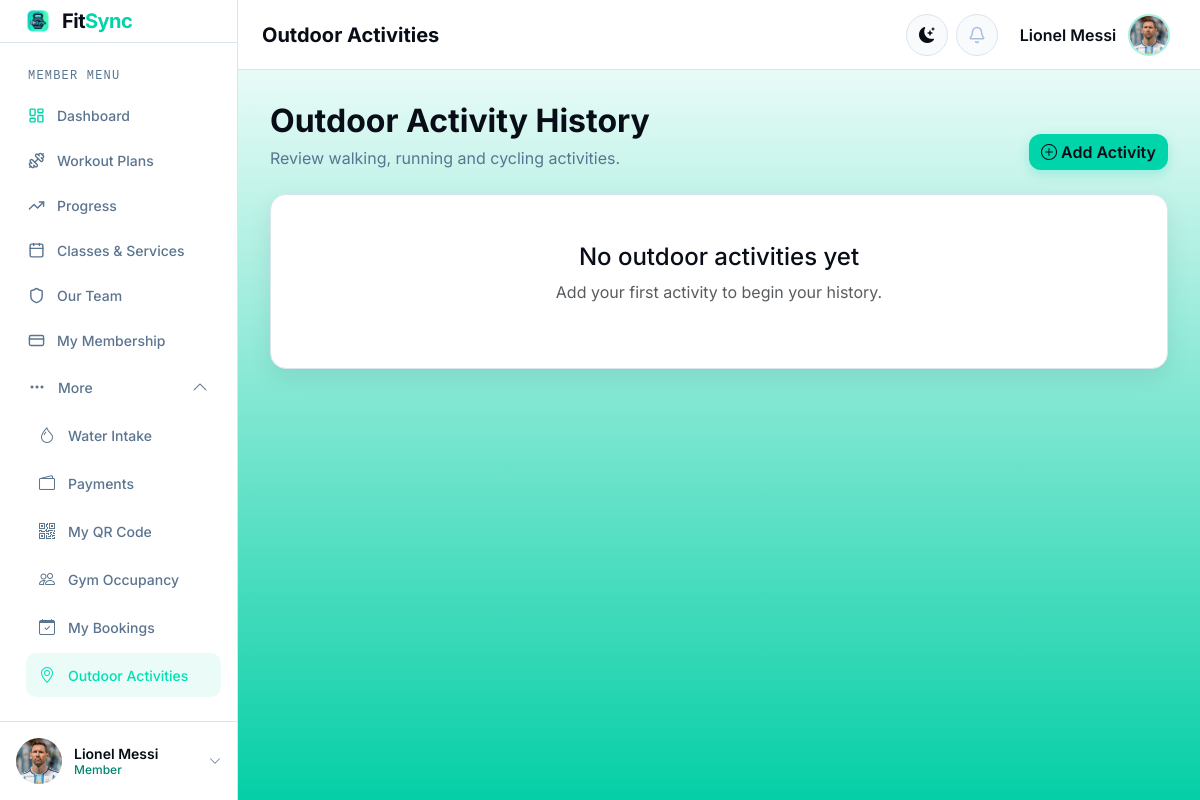
Page /activities/ (signed in) on the earlier database version.
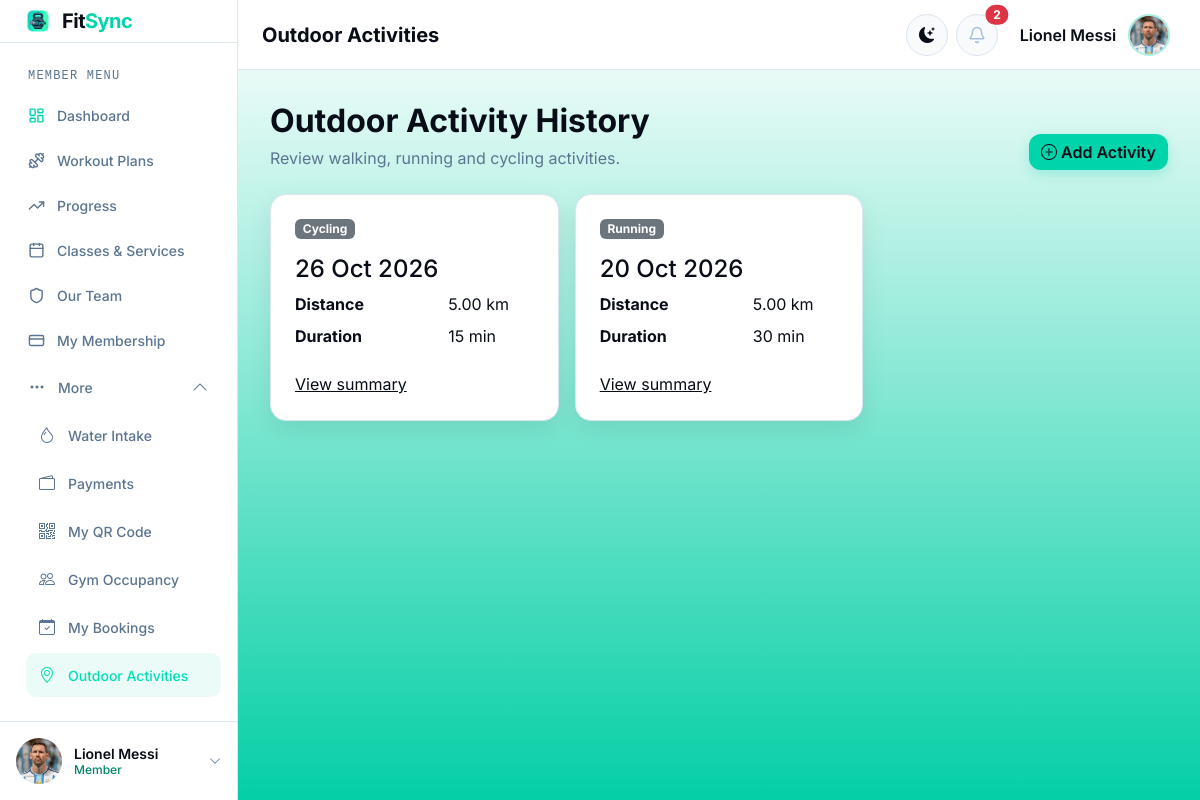
Same page on the later database version.
### gym/models.py (models this page shows, shortened)
class User(AbstractUser):
    class Role(models.TextChoices):
        MEMBER = ("MEMBER", "Member")
        STAFF = ("STAFF", "Staff")
        COACH = ("COACH", "Coach")
        ADMIN = ("ADMIN", "Admin")
    email = models.EmailField(unique=True)
    role = models.CharField(max_length=20, choices=Role.choices, default=Role.MEMBER)
    class Meta:
        db_table = "accounts_user"

class MemberProfile(models.Model):
    user = models.OneToOneField(
        settings.AUTH_USER_MODEL,
        on_delete=models.CASCADE,
        related_name="member_profile",
    )
    profile_picture = models.ImageField(
        upload_to="profile_pics/", blank=True, null=True
    )
    avatar_static_path = models.CharField(max_length=255, blank=True)
    @property
    def avatar_url(self):
        from django.templatetags.static import static
        if self.profile_picture:
            return self.profile_picture.url
        return static(self.avatar_static_path) if self.avatar_static_path else ""
    phone = models.CharField(max_length=30, blank=True)
    date_of_birth = models.DateField(blank=True, null=True)
    emergency_contact = models.CharField(max_length=100, blank=True)
    age = models.PositiveSmallIntegerField(blank=True, null=True)
    height_cm = models.PositiveIntegerField(blank=True, null=True)
    current_weight_kg = models.DecimalField(
        max_digits=5, decimal_places=2, blank=True, null=True
    )
    target_weight_kg = models.DecimalField(
        max_digits=5, decimal_places=2, blank=True, null=True
    )
    fitness_goal = models.CharField(max_length=200, blank=True)
    medical_notes = models.TextField(blank=True)
    class Meta:
        db_table = "accounts_memberprofile"

class OutdoorActivity(models.Model):
    ACTIVITY_CHOICES = [
        ("walking", "Walking"),
        ("running", "Running"),
        ("cycling", "Cycling"),
    ]
    member = models.ForeignKey(
        settings.AUTH_USER_MODEL,
        on_delete=models.CASCADE,
        related_name="outdoor_activities",
    )
    activity_type = models.CharField(max_length=20, choices=ACTIVITY_CHOICES)
    date = models.DateField()
    distance_km = models.DecimalField(max_digits=6, decimal_places=2)
    duration_minutes = models.PositiveIntegerField()
    class Meta:
        ordering = ["-date"]
        db_table = "activities_outdooractivity"

### gym/views.py (the view)
# urls.py: path("", views.activity_list, name="activity_list"),
@member_required
def activity_list(request):
    activities = OutdoorActivity.objects.filter(member=request.user)
    return render(
        request,
        "member/outdoor_activities.html",
        {"activities": activities, "active_sidebar": "activities"},
    )

### gym/context_processors.py (called while the page is built)
def notification_menu(request):
    if not request.user.is_authenticated:
        return {}
    unread = Notification.objects.filter(recipient=request.user, is_read=False)
    today = timezone.localdate()
    notices = Notice.objects.filter(is_active=True, publish_date__lte=today).filter(
        expires_on__isnull=True
    ) | Notice.objects.filter(
        is_active=True, publish_date__lte=today, expires_on__gte=today
    )
    return {
        "notification_menu_items": unread[:5],
        "unread_notification_count": unread.count(),
        "active_gym_notices": notices.distinct()[:3],
    }

### gym/permissions.py (called while the page is built)
def role_required(*allowed_roles):
    def decorator(view_function):
        @wraps(view_function)
        @login_required
        def wrapped_view(request, *args, **kwargs):
            if not request.user.is_active:
                logout(request)
                messages.error(request, "Your account is inactive.")
                return redirect("accounts:login")
            if request.user.is_superuser or request.user.role in allowed_roles:
                return view_function(request, *args, **kwargs)
            return render(request, "shared/access_denied.html", status=403)
        return wrapped_view
    return decorator

### templates/member/outdoor_activities.html (shortened to what this page needs)
{% extends "layouts/member_base.html" %}
{% block dashboard_heading %}Outdoor Activities{% endblock %}
{% block dashboard_content %}
<div class="d-flex flex-wrap justify-content-between align-items-end gap-3 mb-4"><div class="page-heading mb-0"><h1>Outdoor Activity History</h1><p>Review walking, running and cycling activities.</p></div><a class="btn btn-primary-fitsync" href="{% url 'activities:add_activity' %}"><i class="bi bi-plus-circle me-1"></i>Add Activity</a></div>
<div class="row g-3">
{% for activity in activities %}<div class="col-md-6 col-xl-4"><div class="card p-4 h-100"><span class="badge text-bg-secondary align-self-start">{{ activity.get_activity_type_display }}</span><h2 class="h4 mt-3">{{ activity.date|date:"d M Y" }}</h2><dl class="row mb-3"><dt class="col-7">Distance</dt><dd class="col-5">{{ activity.distance_km }} km</dd><dt class="col-7">Duration</dt><dd class="col-5">{{ activity.duration_minutes }} min</dd></dl><a href="{% url 'activities:activity_detail' activity.id %}">View summary</a></div></div>
{% empty %}<div class="col-12"><div class="card p-5 text-center"><h2 class="h4">No outdoor activities yet</h2><p class="text-body-secondary">Add your first activity to begin your history.</p></div></div>{% endfor %}
</div>
{% endblock %}

### templates/layouts/member_base.html (shortened to what this page needs)
{% extends "base.html" %}
{% block body_class %}dashboard-body{% endblock %}
{% block main_class %}dashboard-shell{% endblock %}
{% block content %}
<div class="dashboard-layout">
    <aside class="offcanvas-lg offcanvas-start dashboard-sidebar member-dashboard-sidebar" tabindex="-1" id="memberSidebar" aria-labelledby="memberSidebarLabel">
        {% include "includes/member_sidebar.html" %}
        {% include "includes/sidebar_user.html" %}
    </aside>
    <div class="dashboard-stage">
        <header class="dashboard-topbar d-flex align-items-center justify-content-between">
            <div class="d-flex align-items-center gap-3">
                <strong>{% block dashboard_heading %}Dashboard{% endblock %}</strong>
            </div>
            {% include "includes/dashboard_topbar_actions.html" %}
        </header>
        <div class="dashboard-scroll-content">
             <div class="dashboard-content container-fluid">
                  {% block dashboard_content %}{% endblock %}
              </div>
        </div>
    </div>
</div>
{% endblock %}

### templates/base.html (shortened to what this page needs)
{% load static %}
<!doctype html>
<html lang="en" data-theme="light" data-bs-theme="light">
<head>
    <link href="https://cdn.jsdelivr.net/npm/bootstrap@5.3.3/dist/css/bootstrap.min.css" rel="stylesheet">
    <link href="https://cdn.jsdelivr.net/npm/bootstrap-icons@1.11.3/font/bootstrap-icons.min.css" rel="stylesheet">
    <link rel="stylesheet" href="{% static 'css/base.css' %}?v=8">
</head>
<body class="{% block body_class %}{% endblock %}">
    <main class="{% block main_class %}site-main{% endblock %}">
        {% block content %}{% endblock %}
    </main>
</body>
</html>

### templates/includes/member_sidebar.html
{% load static %}
<div class="sidebar-brand">
    <a class="fitsync-brand" href="{% url 'core:home' %}">
        <img src="{% static 'img/fitsync-logo.png' %}" class="fitsync-logo" alt="FitSync Logo">
        <span class="fitsync-brand-name">Fit<span class="brand-accent">Sync</span></span>
    </a>
</div>
<nav class="nav flex-column sidebar-nav" aria-label="Member menu">
    <p class="sidebar-label">Member Menu</p>
    <a class="nav-link {% if active_sidebar == 'dashboard' %}active{% endif %}" href="{% url 'accounts:member_dashboard' %}">
        <img class="member-nav-icon" src="{% static 'img/member-dashboard/nav-dashboard.svg' %}" alt="">
        <span>Dashboard</span>
    </a>
    <a class="nav-link {% if active_sidebar == 'plans' or active_sidebar == 'history' %}active{% endif %}" href="{% url 'workouts:plans' %}">
        <img class="member-nav-icon" src="{% static 'img/member-dashboard/nav-workouts.svg' %}" alt="">
        <span>Workout Plans</span>
    </a>
    <a class="nav-link {% if active_sidebar == 'progress' %}active{% endif %}" href="{% url 'workouts:progress' %}">
        <img class="member-nav-icon" src="{% static 'img/member-dashboard/nav-progress.svg' %}" alt="">
        <span>Progress</span>
    </a>
    <a class="nav-link {% if active_sidebar == 'bookings' %}active{% endif %}" href="{% url 'bookings:schedule' %}">
        <img class="member-nav-icon" src="{% static 'img/member-dashboard/nav-classes.svg' %}" alt="">
        <span>Classes &amp; Services</span>
    </a>
    <a class="nav-link" href="{% url 'ourteam:index' %}">
        <img class="member-nav-icon" src="{% static 'img/member-dashboard/nav-team.svg' %}" alt="">
        <span>Our Team</span>
    </a>
    <a class="nav-link {% if active_sidebar == 'membership' %}active{% endif %}" href="{% url 'memberships:current_membership' %}">
        <img class="member-nav-icon" src="{% static 'img/member-dashboard/nav-membership.svg' %}" alt="">
        <span>My Membership</span>
    </a>
    <details class="member-sidebar-more" {% if active_sidebar == 'payments' or active_sidebar == 'qr' or active_sidebar == 'occupancy' or active_sidebar == 'activities' or active_sidebar == 'profile' or active_sidebar == 'water' %}open{% endif %}>
        <summary class="nav-link">
            <i class="bi bi-three-dots"></i>
            <span>More</span>
            <i class="bi bi-chevron-down member-more-chevron"></i>
        </summary>
        <div class="member-more-links">
            <a class="nav-link {% if active_sidebar == 'water' %}active{% endif %}" href="{% url 'workouts:water_intake' %}">
                <i class="bi bi-droplet"></i><span>Water Intake</span>
            </a>
            <a class="nav-link {% if active_sidebar == 'payments' %}active{% endif %}" href="{% url 'memberships:payment_history' %}">
                <i class="bi bi-wallet2"></i><span>Payments</span>
            </a>
            <a class="nav-link {% if active_sidebar == 'qr' %}active{% endif %}" href="{% url 'attendance:my_qr_code' %}">
                <i class="bi bi-qr-code"></i><span>My QR Code</span>
            </a>
            <a class="nav-link {% if active_sidebar == 'occupancy' %}active{% endif %}" href="{% url 'attendance:occupancy' %}">
                <i class="bi bi-people"></i><span>Gym Occupancy</span>
            </a>
            <a class="nav-link" href="{% url 'bookings:my_bookings' %}">
                <i class="bi bi-calendar-check"></i><span>My Bookings</span>
            </a>
            <a class="nav-link {% if active_sidebar == 'activities' %}active{% endif %}" href="{% url 'activities:activity_list' %}">
                <i class="bi bi-geo-alt"></i><span>Outdoor Activities</span>
            </a>
        </div>
    </details>
</nav>

### templates/includes/sidebar_user.html (shortened to what this page needs)
{% load static %}
<link rel="stylesheet" href="{% static 'css/sidebar-user.css' %}?v=1">
{% with user=request.user %}
<div class="sidebar-user dropup">
    <button
        id="sidebarUserToggle"
        class="sidebar-user-toggle"
        type="button"
        data-bs-toggle="dropdown"
        data-bs-display="static"
        aria-expanded="false"
        aria-label="Open account menu"
    >
        {% if user.member_profile.avatar_url %}
            <img src="{{ user.member_profile.avatar_url }}" alt="" class="sidebar-user-avatar">
        {% elif user.coach_profile.photo_url %}
            <img src="{{ user.coach_profile.photo_url }}" alt="" class="sidebar-user-avatar">
        {% else %}
            <span class="sidebar-user-avatar sidebar-user-initials" aria-hidden="true">
                {% if user.first_name or user.last_name %}{{ user.first_name|slice:":1"|upper }}{{ user.last_name|slice:":1"|upper }}{% else %}{{ user.username|slice:":1"|upper }}{% endif %}
            </span>
        {% endif %}
        <span class="sidebar-user-text">
            <span class="sidebar-user-name">{{ user.get_full_name|default:user.username }}</span>
            <span class="sidebar-user-role">{{ user.get_role_display }}</span>
        </span>
        <i class="bi bi-chevron-up sidebar-user-chevron" aria-hidden="true"></i>
    </button>
</div>
{% endwith %}

### templates/includes/dashboard_topbar_actions.html (shortened to what this page needs)
{% load static %}
<div class="dashboard-topbar-actions d-flex align-items-center gap-2">
    <button class="btn theme-toggle" type="button" data-theme-toggle aria-label="Switch to dark mode" title="Switch theme">
        <i class="bi bi-moon-stars" data-theme-icon aria-hidden="true"></i>
    </button>
    <div class="dropdown">
        <button class="btn notification-toggle position-relative" type="button" data-bs-toggle="dropdown" aria-expanded="false" aria-label="Notifications">
            {% if request.user.role == "MEMBER" %}
                <img src="{% static 'img/member-dashboard/bell.svg' %}" alt="">
            {% else %}
                <i class="bi bi-bell" aria-hidden="true"></i>
            {% endif %}
            {% if unread_notification_count %}<span class="position-absolute top-0 start-100 translate-middle badge rounded-pill text-bg-danger">{{ unread_notification_count }}</span>{% endif %}
        </button>
    </div>
    <div class="dropdown">
        <button class="navbar-account-toggle dashboard-account-toggle" type="button" data-bs-toggle="dropdown" aria-expanded="false">
            <span class="navbar-account-name">{{ request.user.get_full_name|default:request.user.username }}</span>
            {% if request.user.member_profile.avatar_url %}
                <img class="navbar-account-avatar" src="{{ request.user.member_profile.avatar_url }}" alt="">
            {% elif request.user.coach_profile.photo_url %}
                <img class="navbar-account-avatar" src="{{ request.user.coach_profile.photo_url }}" alt="">
            {% else %}
                <span class="navbar-account-avatar navbar-account-initials" aria-hidden="true">
                    {% if request.user.first_name or request.user.last_name %}{{ request.user.first_name|slice:":1"|upper }}{{ request.user.last_name|slice:":1"|upper }}{% else %}{{ request.user.username|slice:":1"|upper }}{% endif %}
                </span>
            {% endif %}
        </button>
    </div>
</div>

### static/css/sidebar-user.css (style rules this page uses)
body.dashboard-body .dashboard-sidebar { display: flex !important; flex-direction: column; }
.sidebar-user { position: relative; margin-top: auto; padding: 12px; border-top: 1px solid var(--border-color); }
.sidebar-user-toggle { display: flex; width: 100%; align-items: center; gap: 12px; padding: 8px; color: var(--text-color); text-align: left; background: transparent; border: 0; border-radius: var(--radius-sm); transition: background-color 0.15s ease; cursor: pointer; }
.sidebar-user-avatar { width: 40px; height: 40px; flex: 0 0 40px; border-radius: 8px; object-fit: cover; object-position: center top; }
.sidebar-user-text { display: flex; min-width: 0; flex: 1 1 auto; flex-direction: column; line-height: 1.25; }
.sidebar-user-name { overflow: hidden; color: var(--text-color); font-size: 0.875rem; font-weight: 600; white-space: nowrap; text-overflow: ellipsis; }
.sidebar-user-role { color: var(--primary-color); font-size: 0.75rem; font-weight: 500; }
.sidebar-user-chevron { color: var(--muted-color); font-size: 0.75rem; transform: rotate(180deg); transition: transform 0.2s ease; }

Differences in the rows shown:
added OutdoorActivity: activity_type "Cycling", date "26 Oct 2026", distance_km "5.00", duration_minutes "15"
added OutdoorActivity: activity_type "Running", date "20 Oct 2026", distance_km "5.00", duration_minutes "30"
Other differences:
{{ unread_notification_count }}: (not shown) → "2"
text no longer shown: "No outdoor activities yet Add your first activity to begin your history."
